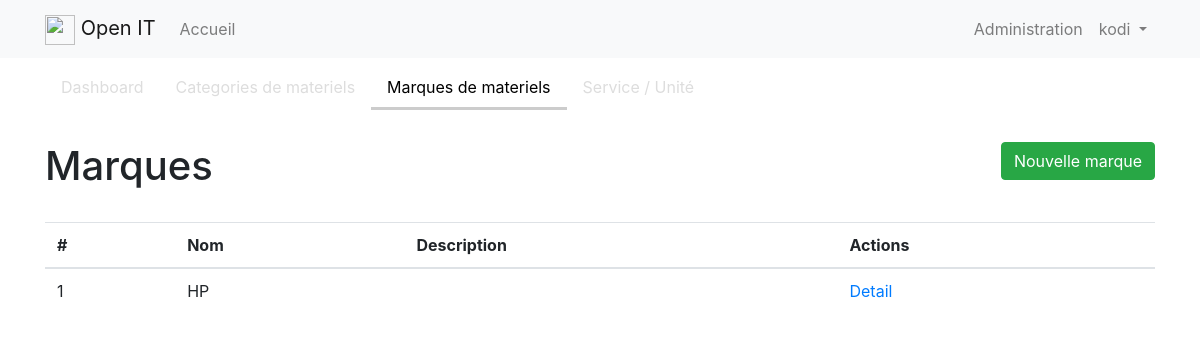
The app's page /admin/label (signed in), older data.
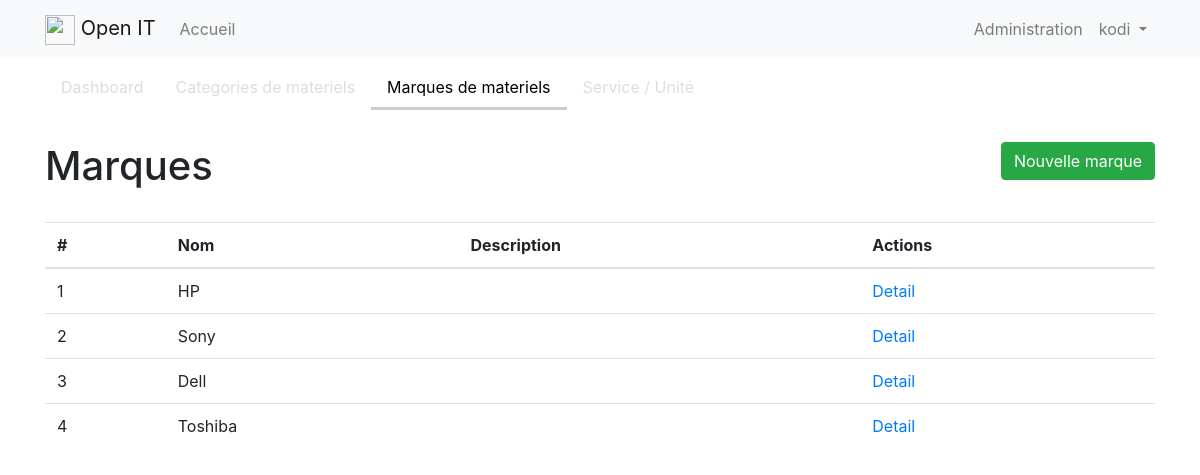
The same page, newer data.
### app/models.py (models this page shows, shortened)
class User(UserMixin, db.Model):
    id = db.Column(db.Integer, primary_key=True)
    username = db.Column(db.String(64), index=True, unique=True)
    email = db.Column(db.String(120), index=True, unique=True)
    password_hash = db.Column(db.String(128))
    about_me = db.Column(db.String(140))
    last_seen = db.Column(db.DateTime, default=datetime.utcnow)

class Label(db.Model):
    id = db.Column(db.Integer, primary_key=True)
    name = db.Column(db.String(60), unique=True)
    description = db.Column(db.String(200))
    equipments = db.relationship('Equipment', backref='label', lazy='dynamic')

### app/admin/routes.py (the view)
@bp.route('/label')
@login_required
def label():
    list = Label.query.all()
    return render_template('admin/label/label.html', list=list)

### app/models.py (called while the page is built)
@login.user_loader
def load_user(id):
    return User.query.get(int(id))

### app/templates/admin/label/label.html
{% extends "admin/index.html" %}
{% set active_page = "label" %}
{% block admin_app %}
<div class="container">
  <div class="btn-toolbar justify-content-between py-4">
    <h1>Marques</h1>
    <div>
      <a class="btn btn-success" href="{{ url_for('admin.add_label') }}">Nouvelle marque</a>
    </div>
  </div>
  <table class="table">
    <thead>
      <tr>
        <th>#</th>
        <th>Nom</th>
        <th>Description</th>
        <th>Actions</th>
      </tr>
    </thead>
    <tbody>
        {% for item in list %}
        <tr>
            <td>{{item.id}}</td>
            <td>{{item.name}}</td>
            <td>{{item.description}}</td>
            <td>
                <a href="{{ url_for('admin.detail_label', id=item.id) }}">Detail</a>
            </td>
        </tr>
        {% endfor %}
    </tbody>
  </table>
</div>
{% endblock %}

### app/templates/admin/index.html
{% extends "base.html" %}
{% set navigation_bar = [
    ('admin.index', 'index', 'Dashboard'),
    ('admin.category', 'category', 'Categories de materiels'),
    ('admin.label', 'label', 'Marques de materiels'),
    ('admin.service', 'service', 'Service / Unité')
] -%}
{% set active_page = active_page|default('index') -%}
{% block content %}
<nav class="navbar">
  <div class="container">
      <div class="row">
          <div class="col">
              <ul class="nav">
                  {% for href, id, caption in navigation_bar %}
                  <li class="nav-item">
                      <a {% if id == active_page %}
                         class="nav-link active"
                         {% else %}
                         class="nav-link"
                         {% endif %} href="{{ url_for(href|e) }}">{{ caption|e }}</a>
                  </li>
                  {% endfor %}
              </ul>
          </div>
      </div>
  </div>
</nav>
<div>
    <div class="container">
        <div class="row">
            {% block admin_app %}{% endblock %}
        </div>
    </div>
</div>
{% endblock %}

### app/templates/base.html (shortened to what this page needs)
<html>
    <head>
        <link href="{{ url_for('static', filename='styles/bootstrap.css') }}" rel="stylesheet">
        <link href="{{ url_for('static', filename='styles/theme.css') }}" rel="stylesheet">
    </head>
    <body>
        <nav class="navbar navbar-expand-lg navbar-light bg-light">
          <div class="container">
            <a class="navbar-brand" href="#">
              <img src="/docs/4.1/assets/brand/bootstrap-solid.svg" width="30" height="30" alt="">
              Open IT
            </a>
            {% if current_user.is_authenticated %}
            <div class="collapse navbar-collapse" id="navbarNav">
                <ul class="navbar-nav">
                <li class="nav-item">
                  <a class="nav-link" href="{{ url_for('home.index') }}">Accueil</a>
                </li>
              </ul>
            </div>
            <ul class="navbar-nav ml-auto">
              <li class="nav-item">
                <a class="nav-link" href="{{ url_for('admin.index') }}">Administration</a>
              </li>
              <li class="nav-item dropdown">
                <a class="nav-link dropdown-toggle" href="#" id="navbarDropdown" role="button" data-toggle="dropdown" aria-haspopup="true" aria-expanded="false">
                  {{current_user.username}}
                </a>
              </li>
            </ul>
            {% else %}
              <a href="{{ url_for('auth.login') }}">Login</a>
            {% endif %}
          </div>
        </nav>
        <div>
            <div class="container">
                <div class="row  justify-content-md-center">
                  <div class="col-6">
                  </div>
                </div>
              </div>
        </div>
        <main>
          {% block content %}{% endblock %}
        </main>
    </body>
</html>

### app/static/styles/theme.css (style rules this page uses)
.nav li a { color : #ddd; border-bottom : solid 3px transparent; }
.nav li a.active { color : #000; border-bottom : solid 3px #ccc; }

Row changes from the older to the newer data that the page shows:
added Label: id "2", name "Sony"
added Label: id "3", name "Dell"
added Label: id "4", name "Toshiba"
